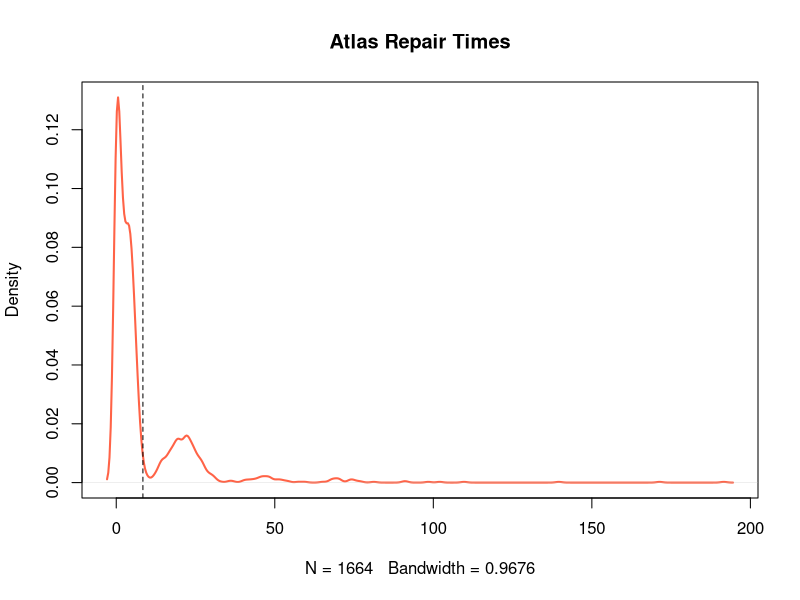
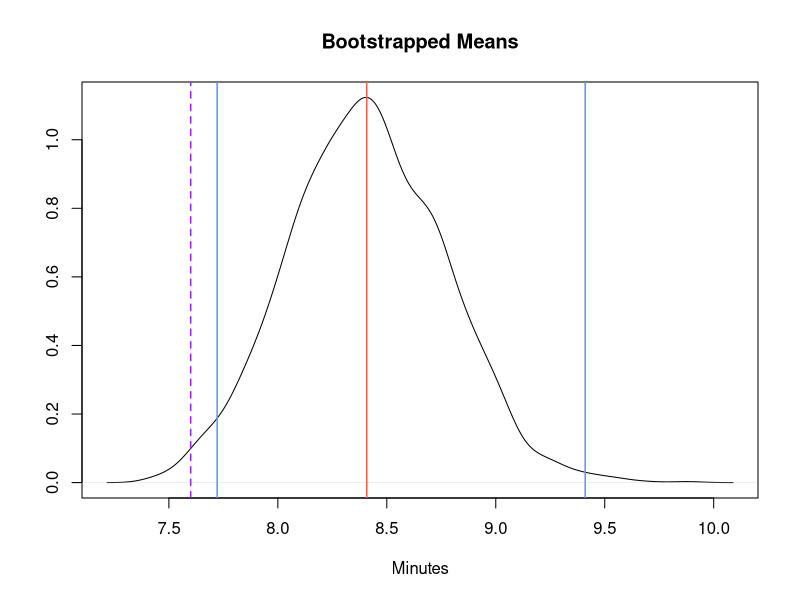
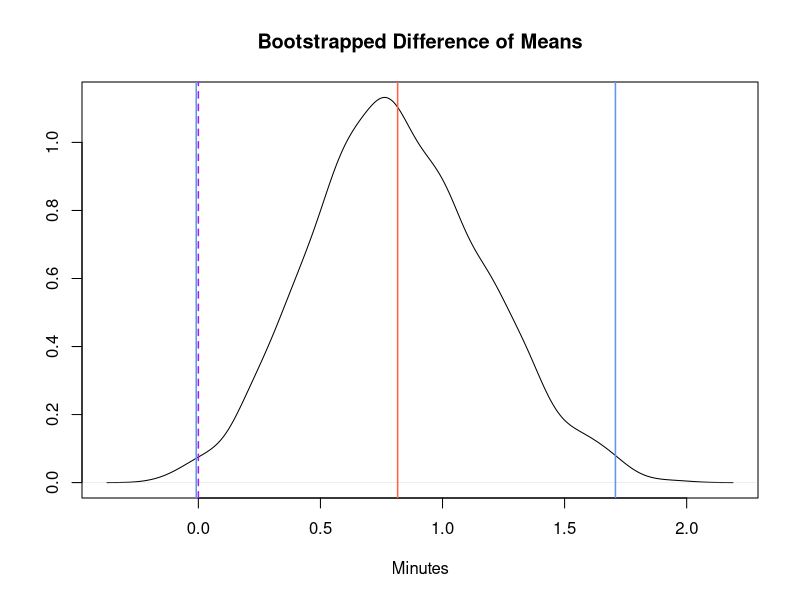
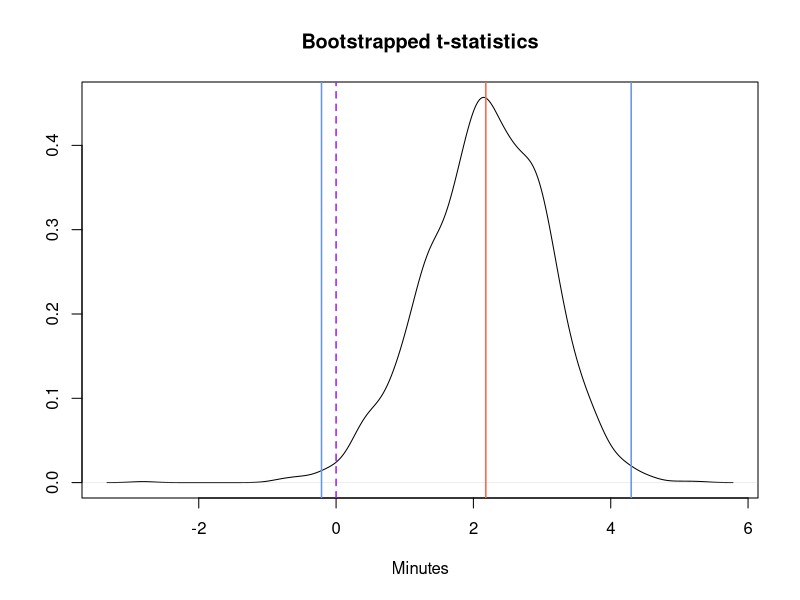

The R source for these figures, in order:
## ---- chunk 1
atlas <- read.csv(file = "../data/atlascom.csv")

str(atlas)
summary(atlas)
## ---- chunk 2
# Taking into account only the Time variable
time <- atlas$Time

plot(density(time), main = "Atlas Repair Times", lwd = 2, col = "tomato")
abline(v = mean(time), lty = "dashed")
## ---- chunk 3
# Computing mean, standard deviation and standard error
mean_time <- mean(time)
sd_time <- sd(time)
se <- sd_time/sqrt(length(time))

# 99% CI
mean_time + c(-2.58, 2.58) * se
## ---- chunk 4
# Null hypothesis' mean 
mu_0 <- 7.6

# Computing the t-statistic
t_stat <- (mean_time - mu_0)/se
t_stat
## ---- chunk 5
# Computing the degrees of freedom
df <- length(time) - 1

# Computing the p-value
p_value <- 1 - pt(t_stat, df)
p_value
## ---- chunk 6
# 2000 bootstraps
boots <- 2000

# Bootstrapped means function
compute_sample_mean <- function(sample0) {
  resample <- sample(sample0, length(sample0), replace = TRUE)
  mean(resample)
}

# Setting seed
set.seed(150)

# Computing the 99% CI of the mean
boot_99 <- replicate(boots, compute_sample_mean(time))
perc_99_CI <- quantile(boot_99, probs = c(0.025, 0.995))
perc_99_CI
## ---- chunk 7
# Bootstrapped differences function
boot_mean_diffs <- function(sample0, mean_hyp) {
  resample <- sample(sample0, length(sample0), replace = TRUE)
  return(mean(resample) - mean_hyp)
}

# Setting seed
set.seed(350)

# Computing the 99% CI of the differences
mean_diffs <- replicate(boots, boot_mean_diffs(time, mu_0))
diff_99_CI <- quantile(mean_diffs, probs = c(0.005, 0.995))
diff_99_CI
## ---- chunk 8
# Bootstrapped t-stat function
boot_t_stat <- function(sample0, mean_hyp) {
  resample <- sample(sample0, length(sample0), replace = TRUE)
  diff <- mean(resample) - mean_hyp
  se <- sd(resample)/sqrt(length(resample))
  return(diff/se)
}

# Setting seed
set.seed(450)

# Computing the 99% CI of the t-statistics
t_boots <- replicate(boots, boot_t_stat(time, mu_0))
t_99_CI <- quantile(t_boots, probs = c(0.005, 0.995))
t_99_CI
## ---- chunk 9
# Bootstrapped means
plot(density(boot_99), main = "Bootstrapped Means", ylab = "", xlab = "Minutes")
abline(v = mean(boot_99), lwd = 1.5, col = "tomato") # mean of bootstrapped means
abline(v = perc_99_CI, lwd = 1.5, col = "cornflowerblue") # confidence interval boundaries
abline(v = mu_0, lwd = 1.5, lty = "dashed", col = "purple") # 7.6 minutes claim
## ---- chunk 10
# Bootstrapped difference of means
plot(density(mean_diffs), main = "Bootstrapped Difference of Means", ylab = "", xlab = "Minutes")
abline(v = mean(mean_diffs), lwd = 1.5, col = "tomato") # mean
abline(v = diff_99_CI, lwd = 1.5, col = "cornflowerblue") # confidence interval boundaries
abline(v = 0, lwd = 1.5, lty = "dashed", col = "purple") # zero
## ---- chunk 11
# Bootstrapped t-statistics
plot(density(t_boots), main = "Bootstrapped t-statistics", ylab = "", xlab = "Minutes")
abline(v = mean(t_boots), lwd = 1.5, col = "tomato") # mean of bootstrapped t-statistics
abline(v = t_99_CI, lwd = 1.5, col = "cornflowerblue") # confidence interval boundaries
abline(v = 0, lwd = 1.5, lty = "dashed", col = "purple") # zero
